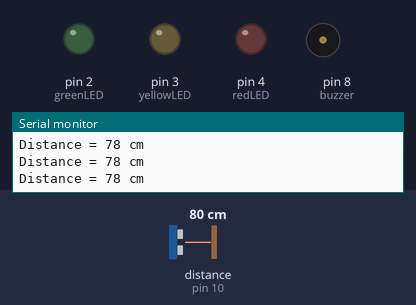
A sketch run on a simulated Arduino Uno, built with avr-gcc and run on an emulated ATmega328P. Shown: output pins drawn as LEDs (lit = HIGH), buzzer (waves = sounding, pin HIGH), the last lines printed to the serial monitor. Wiring (inferred from the names in the program): ultrasonic range finder: trigger pin 9; echo pin 10. The test bench sets the inputs (shaded band); at power-on: distance to the obstacle (sensor on pin 10) 80 cm. The echo pulse lasts 58.3 µs per cm; pins used as bus, display or sensor lines are not drawn.

Above: at 1.2 s.
1.3 s: distance to the obstacle (sensor on pin 10) set to 49 cm
4.3 s: distance to the obstacle (sensor on pin 10) set to 43 cm
At 4.7 s:
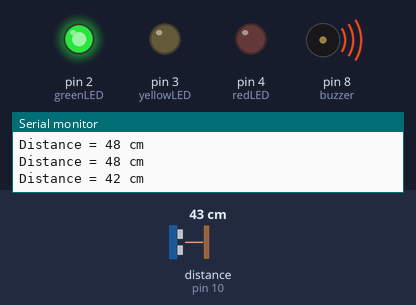
7.3 s: distance to the obstacle (sensor on pin 10) set to 34 cm
10.3 s: distance to the obstacle (sensor on pin 10) set to 29 cm
At 10.47 s:
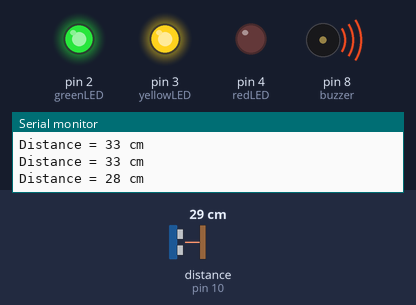
13.3 s: distance to the obstacle (sensor on pin 10) set to 18 cm
16.3 s: distance to the obstacle (sensor on pin 10) set to 14 cm
At 16.63 s:
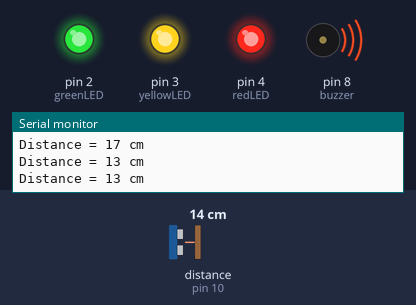
Timing chart, 0 to 20.3 s (numbered marks = the images above; inputs shaded):
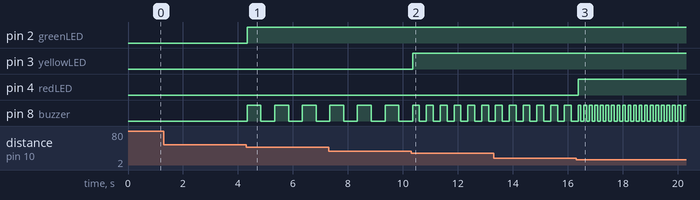

The sketch:

Reverse_car_parking.ino
```cpp
const int trigPin = 9;
const int echoPin = 10;
const int greenLED  = 2;
const int yellowLED = 3;
const int redLED    = 4;
const int buzzer = 8;
void setup()
{
  pinMode(trigPin, OUTPUT);
  pinMode(echoPin, INPUT);
  pinMode(greenLED, OUTPUT);
  pinMode(yellowLED, OUTPUT);
  pinMode(redLED, OUTPUT);
  pinMode(buzzer, OUTPUT);
  Serial.begin(9600);
}
void loop()
{
  long duration;
  int distance;
  digitalWrite(trigPin, LOW);
  delayMicroseconds(2);
  digitalWrite(trigPin, HIGH);
  delayMicroseconds(10);
  digitalWrite(trigPin, LOW);
  duration = pulseIn(echoPin, HIGH);
  distance = duration * 0.034 / 2;
  Serial.print("Distance = ");
  Serial.print(distance);
  Serial.println(" cm");
  if(distance > 45)
  {
    digitalWrite(greenLED, LOW);
    digitalWrite(yellowLED, LOW);
    digitalWrite(redLED, LOW);
    digitalWrite(buzzer, LOW);
  }
  else if(distance > 30)
  {
    digitalWrite(greenLED, HIGH);
    digitalWrite(yellowLED, LOW);
    digitalWrite(redLED, LOW);
    digitalWrite(buzzer, HIGH);
    delay(500);          // Long beep
    digitalWrite(buzzer, LOW);
    delay(500);
  }
  else if(distance > 15)
  {
    digitalWrite(greenLED, HIGH);
    digitalWrite(yellowLED, HIGH);
    digitalWrite(redLED, LOW);
    digitalWrite(buzzer, HIGH);
    delay(250);          // Medium beep
    digitalWrite(buzzer, LOW);
    delay(250);
  }
  else
  {
    digitalWrite(greenLED, HIGH);
    digitalWrite(yellowLED, HIGH);
    digitalWrite(redLED, HIGH);
    digitalWrite(buzzer, HIGH);
    delay(100);          // Fast beep
    digitalWrite(buzzer, LOW);
    delay(100);
  }
}
```

Measured:
- the behaviour switches between 47 and 46 cm on distance to the obstacle (sensor on pin 10) (found by bisection; images 0 and 1)
- the behaviour switches between 32 and 31 cm on distance to the obstacle (sensor on pin 10) (found by bisection; images 1 and 2)
- the behaviour switches between 17 and 16 cm on distance to the obstacle (sensor on pin 10) (found by bisection; images 2 and 3)
- after the input at 4.3 s, pin 2 (greenLED): LOW → HIGH at once; pin 8 (buzzer): alternates HIGH for 0.50 s and LOW for 0.50 s, starting at once
- after the input at 10.3 s, pin 3 (yellowLED): LOW → HIGH after 0.05 s; pin 8 (buzzer): alternates HIGH for 0.25 s and LOW for 0.25 s, starting after 0.30 s
- after the input at 16.3 s, pin 4 (redLED): LOW → HIGH after 0.08 s; pin 8 (buzzer): alternates HIGH for 0.10 s and LOW for 0.10 s, starting after 0.18 s
